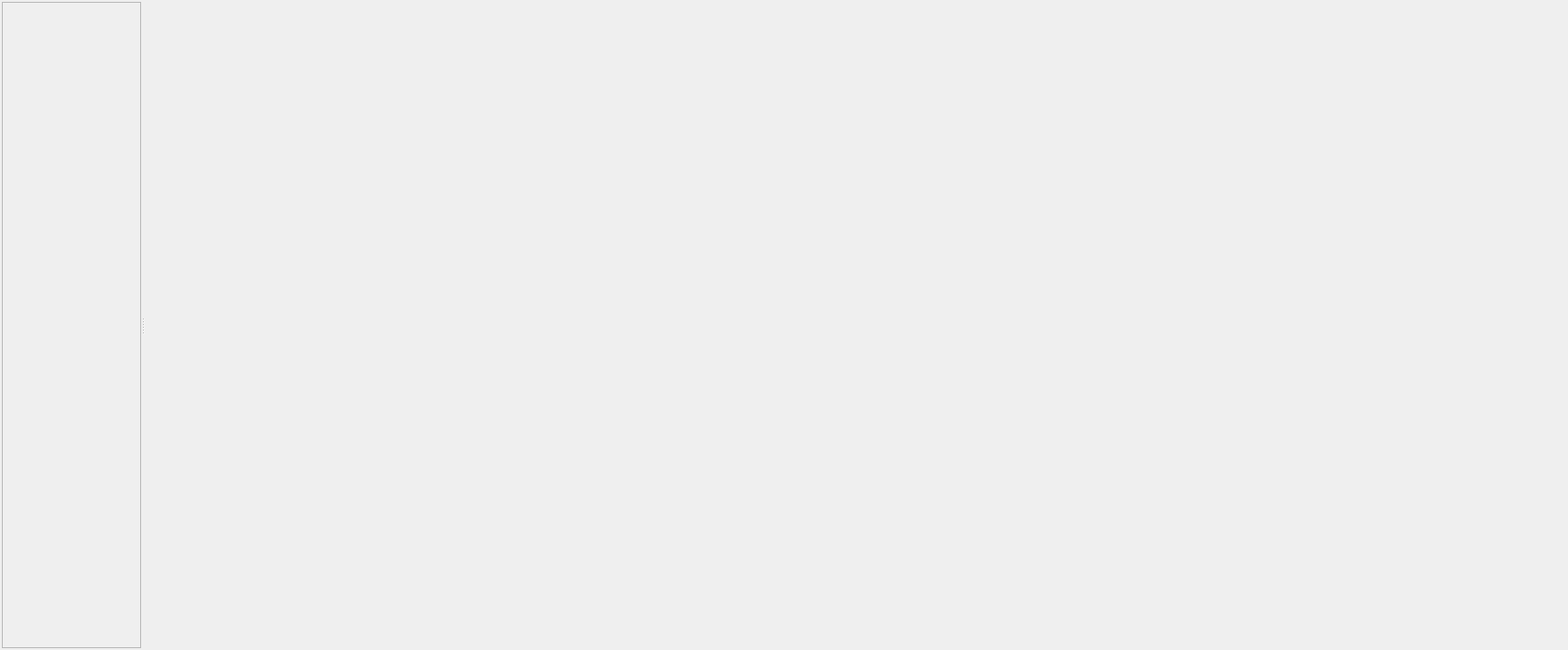
<?xml version="1.0" encoding="UTF-8"?>
<ui version="4.0">
 <class>DevelopmentToolBox</class>
 <widget class="QWidget" name="DevelopmentToolBox">
  <property name="geometry">
   <rect>
    <x>0</x>
    <y>0</y>
    <width>1689</width>
    <height>700</height>
   </rect>
  </property>
  <property name="windowTitle">
   <string>DevelopmentToolBox</string>
  </property>
  <layout class="QGridLayout" name="gridLayout">
   <property name="leftMargin">
    <number>2</number>
   </property>
   <property name="topMargin">
    <number>2</number>
   </property>
   <property name="rightMargin">
    <number>2</number>
   </property>
   <property name="bottomMargin">
    <number>2</number>
   </property>
   <property name="spacing">
    <number>2</number>
   </property>
   <item row="0" column="0">
    <widget class="QSplitter" name="splitter">
     <property name="orientation">
      <enum>Qt::Horizontal</enum>
     </property>
     <widget class="QScrollArea" name="scrollArea_AlreadyPluginList">
      <property name="sizePolicy">
       <sizepolicy hsizetype="Expanding" vsizetype="Expanding">
        <horstretch>0</horstretch>
        <verstretch>0</verstretch>
       </sizepolicy>
      </property>
      <property name="minimumSize">
       <size>
        <width>150</width>
        <height>0</height>
       </size>
      </property>
      <property name="widgetResizable">
       <bool>true</bool>
      </property>
      <widget class="QWidget" name="scrollAreaWidgetContents">
       <property name="geometry">
        <rect>
         <x>0</x>
         <y>0</y>
         <width>148</width>
         <height>694</height>
        </rect>
       </property>
       <layout class="QGridLayout" name="gridLayout_2">
        <property name="leftMargin">
         <number>2</number>
        </property>
        <property name="topMargin">
         <number>2</number>
        </property>
        <property name="rightMargin">
         <number>2</number>
        </property>
        <property name="bottomMargin">
         <number>2</number>
        </property>
        <property name="spacing">
         <number>2</number>
        </property>
       </layout>
      </widget>
     </widget>
     <widget class="QStackedWidget" name="stackedWidget">
      <property name="sizePolicy">
       <sizepolicy hsizetype="Preferred" vsizetype="Preferred">
        <horstretch>1</horstretch>
        <verstretch>0</verstretch>
       </sizepolicy>
      </property>
     </widget>
    </widget>
   </item>
  </layout>
 </widget>
 <resources/>
 <connections/>
</ui>
